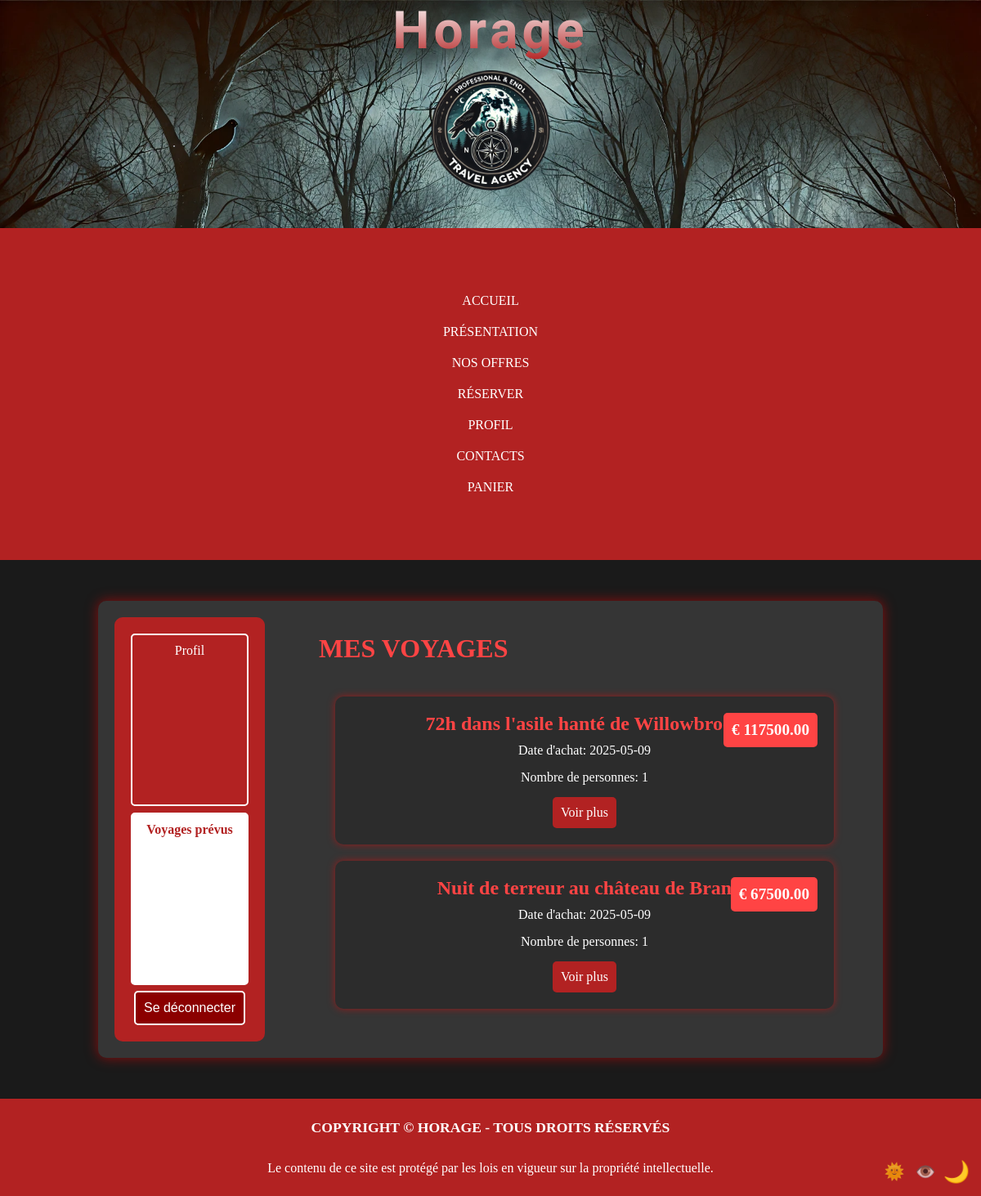
Screenshot of /profil_travel.php (signed in) with the database file from the repository.
### tables this page shows
CREATE TABLE `voyage_payee` (
  `IdCommande` int(11) NOT NULL,
  `IdVoyage` int(11) NOT NULL,
  `IdUtilisateur` int(11) NOT NULL,
  `DatePaiement` date NOT NULL,
  `Prix` decimal(10,2) NOT NULL,
  `NbAdultes` int(11) NOT NULL,
  `NbEnfants` int(11) NOT NULL
);

CREATE TABLE `voyages` (
  `IdVoyage` int(11) NOT NULL,
  `Titre` varchar(100) NOT NULL,
  `Description` text NOT NULL,
  `DateDebut` date NOT NULL,
  `DateFin` date NOT NULL,
  `PrixBase` decimal(10,2) NOT NULL,
  `PlacesDispo` int(11) NOT NULL
);

### profil_travel.php (the view, shortened to what this page needs)
<?php
$dsn = 'mysql:host=localhost;dbname=ma_bdd;charset=utf8';
$user = 'root';
$password = '';
try {
    $pdo = new PDO($dsn, $user, $password);
} catch (PDOException $e) {
    die("Erreur de connexion : " . $e->getMessage());
}
if (isset($_SESSION['user']) && is_array($_SESSION['user'])) {
    $username = $_SESSION['user']['username'];
    $stmt = $pdo->prepare("SELECT Id FROM  utilisateur WHERE NomUtilisateur = ?");
    $stmt->execute([$username]);
    $Idutilisateur = $stmt->fetch(PDO::FETCH_ASSOC)['Id'];
    $stmt = $pdo->prepare("SELECT * FROM  voyage_payee WHERE IdUtilisateur = ?");
    $stmt->execute([$Idutilisateur]);
    $Data = $stmt->fetchAll(PDO::FETCH_ASSOC);
    $stmt = $pdo->prepare("SELECT * FROM  voyages WHERE IdVoyage = ?");
} else {
    header("Location: login.php");
    exit();
}
?>
<!DOCTYPE html>
<html lang="fr">
<head>
    <link rel="stylesheet" href="CSS/profil.css">
</head>
<body>
<header>
    <div class="header_1">
        <h1>Horage</h1>
        <img src="img_horage/logo-Photoroom.png" alt="logo de Horage" width="200px">
    </div>
    <div class="nav">
        <ul>
            <li><a href="accueil.php" class="a1">Accueil</a></li>
            <li><a href="presentation.php" class="a1">Présentation</a></li>
            <li><a href="Reserve.php" class="a1">Nos offres</a></li>
            <li><a href="Recherche.php" class="a1">Réserver</a></li>
            <?php if (isset($_SESSION['user'])): ?>
                <?php if ($_SESSION['user']['type'] == "vip"):?>
                    <li><a href="profil_vip.php" class="a1">Profil</a></li>
                <?php else: ?>
                    <li><a href="profil_user.php" class="a1">Profil</a></li>
                <?php endif;?>
            <?php else: ?>
                <li><a href="login.php" class="a1">Connexion</a></li>
            <?php endif; ?>
            <li><a href="contact.php" class="a1">Contacts</a></li>
            <li><a href="panier.php" class="a1">Panier</a></li>
        </ul>
    </div>
</header>
<main class="profile-container">
    <aside class="sidebar">
        <?php if ($_SESSION['user']['type'] == "vip"):?>
            <a href="profil_vip.php" class="menu-btn">Profil</a></li>
        <?php else: ?>
            <a href="profil_user.php" class="menu-btn">Profil</a></li>
        <?php endif;?>
        <a href="profil_travel.php" class="menu-btn active">Voyages prévus</a>
        <form action="logout.php" method="post">
            <button type="submit" class="menu-btn logout">Se déconnecter</button>
        </form>
    </aside>
    <section class="profile-content">
        <h2>Mes Voyages</h2>
        <div class="travels">
            <?php if (!empty($Data)): ?>
                <?php foreach ($Data as $info): ?>
                    <?php
                        $stmt->execute([$info['IdVoyage']]);
                        $voyage=$stmt->fetch(PDO::FETCH_ASSOC);
                        $NbPersonne = $info['NbAdultes'] + $info['NbEnfants'];
                    ?>
                    <div class="travel-card">
                        <div class="price">€ <?= htmlspecialchars($info['Prix']) ?></div>
                        <h3><?= htmlspecialchars($voyage['Titre']) ?></h3>
                        <p>Date d'achat: <?= htmlspecialchars($info['DatePaiement']) ?></p>
                        <p>Nombre de personnes: <?= htmlspecialchars($NbPersonne) ?></p>
                        <a href="recapitulatif2.php?id_voyage=<?= urlencode($info['IdVoyage']) ?>" class="btn">Voir plus</a>
                    </div>
                <?php endforeach; ?>
            <?php else: ?>
                <p>Aucun voyage réservé pour l'instant.</p>
            <?php endif; ?>
        </div>
    </section>
</main>
<footer>
    <h2>Copyright © Horage - Tous droits réservés</h2>
    <p>Le contenu de ce site est protégé par les lois en vigueur sur la propriété intellectuelle.</p>
</footer>
</body>
</html>

### CSS/profil.css (style rules this page uses)
main.profile-container { display: flex; justify-content: space-between; width: 80%; margin: 50px auto; background-color: var(--color-background-form); padding: 20px; border-radius: 10px; box-shadow: 0px 0px 15px rgba(255, 0, 0, 0.5); }
.sidebar { width: 20%; background-color: var(--color-nav); padding: 20px; border-radius: 10px; display: flex; flex-direction: column; flex-wrap: wrap; gap: 0.45rem; }
.menu-btn { display: inline-block; background-color: transparent; color: var(--color-rod); border: 2px solid var(--color-rod); padding: 10px; font-size: 1rem; cursor: pointer; border-radius: 5px; text-decoration: none; transition: 0.3s; flex: 1; }
.menu-btn:hover, .menu-btn.active { background-color: var(--color-rod); color: var(--color-nav); font-weight: bold; }
.logout { background-color: var(--color-border-dark); border-color: var(--color-rod); margin-top: auto; }
.profile-content { width: 75%; text-align: left; padding: 20px; }
.profile-content h2 { font-size: 2rem; margin-bottom: 20px; color: var(--color-nav-light); }

### CSS/main.css (style rules this page uses)
* { margin: 0; padding: 0; box-sizing: border-box; }
html, body { width: 100%; height: 100%; text-align: center; background-color: var(--color-background); color: var(--color-white); }
header { background-image: url("../img_horage/fond-header.webp"); background-size: cover; }
h1 { font-family: 'Creepster', cursive; letter-spacing: 5px; font-size: 8rem; background: linear-gradient(to top, var(--color-nav), var(--color-white)); -webkit-background-clip: text; color: transparent; }
ul { text-transform: uppercase; list-style-type: none; display: flex; justify-content: center; gap: 120px; margin: 50px; }
.nav { background-color: var(--color-nav) !important; padding: 10px; }
a { text-decoration: none; color: var(--color-rod); font-size: 1.0rem; }
footer { background-color: var(--color-nav); padding: 25px; color: var(--color-rod); }
h2 { margin-bottom: 30px; text-transform: uppercase; font-size: 1.1rem; }
main { margin: 100px; }
@media screen and (max-width: 1300px) { h1 { font-size: 4rem; } }
@media screen and (max-width: 1300px) { .header_1 { flex-direction: column; text-align: center; } }
@media screen and (max-width: 1300px) { ul { flex-direction: column; align-items: center; gap: 20px; padding: 20px; } }
@media screen and (max-width: 1300px) { main { margin: 20px; } }
@media screen and (max-width: 1300px) { .sidebar { width: 100%; display: flex; flex-direction: row; justify-content: space-around; } }
@media screen and (max-width: 1300px) { .profile-content { width: 100%; } }
@media screen and (max-width: 1300px) { .sidebar { width: 100%; } }

### CSS/voyage.css (style rules this page uses)
.travels { display: grid; grid-template-columns: 1fr; gap: 20px; padding: 20px; width: 100%; }
.travel-card { background-color: var(--color-background-profile); color: var(--color-white); padding: 20px; border-radius: 10px; box-shadow: 0px 0px 10px rgba(255, 0, 0, 0.5); text-align: center; transition: transform 0.3s ease; width: 100%; max-width: 100%; box-sizing: border-box; position: relative; }
.travel-card h3 { color: var(--color-nav-light); font-size: 1.5rem; margin-bottom: 10px; }
.travel-card p { font-size: 1rem; margin-bottom: 15px; }
.travel-card .btn { display: inline-block; background-color: var(--color-nav); color: var(--color-rod); padding: 10px; text-decoration: none; border-radius: 5px; transition: 0.3s; }
.price { position: absolute; top: 20px; right: 20px; background-color: var(--color-nav-light); color: var(--color-rod); padding: 10px; border-radius: 5px; font-size: 1.2rem; font-weight: bold; }

### CSS/root.css (style rules this page uses)
:root { --color-border : #444; --color-rod: #ffffff; --color-nav: #B22222; --color-search-button: #6b0710; --color-search-button-hover: rgb(44, 11, 11); --color-search-form-group: #771f1f; --color-background: #1A1A1A; --color-hover: #7a0a14; --color-travelbutton: #ffffff; --color-nav-light: #ff4444; --color-background-form: #353535; --color-background-profile: #2C2C2C; --color-border-dark: #8B0000; --color-redlight-root: #ff4444; --color-white: white; --color-orange: #ffa500; --color-blue: #007bff; --color-purple: #800080; --color-green:#33ff00; }

### rows the page displays
voyage_payee: Prix "117500.00", IdVoyage.Titre "72h dans l'asile hanté de Willowbrook", DatePaiement "2025-05-09", NbAdultes "1"
voyage_payee: Prix "67500.00", IdVoyage.Titre "Nuit de terreur au château de Bran", DatePaiement "2025-05-09", NbAdultes "1"
